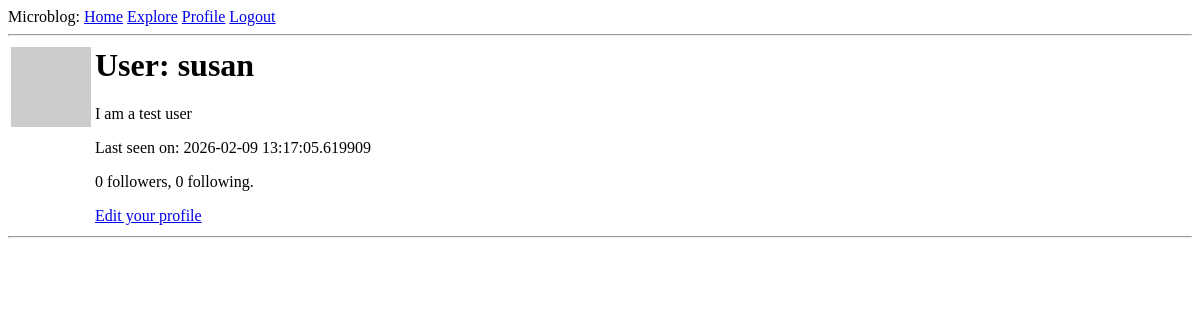
Before: /user/susan (signed in) with the older database file.
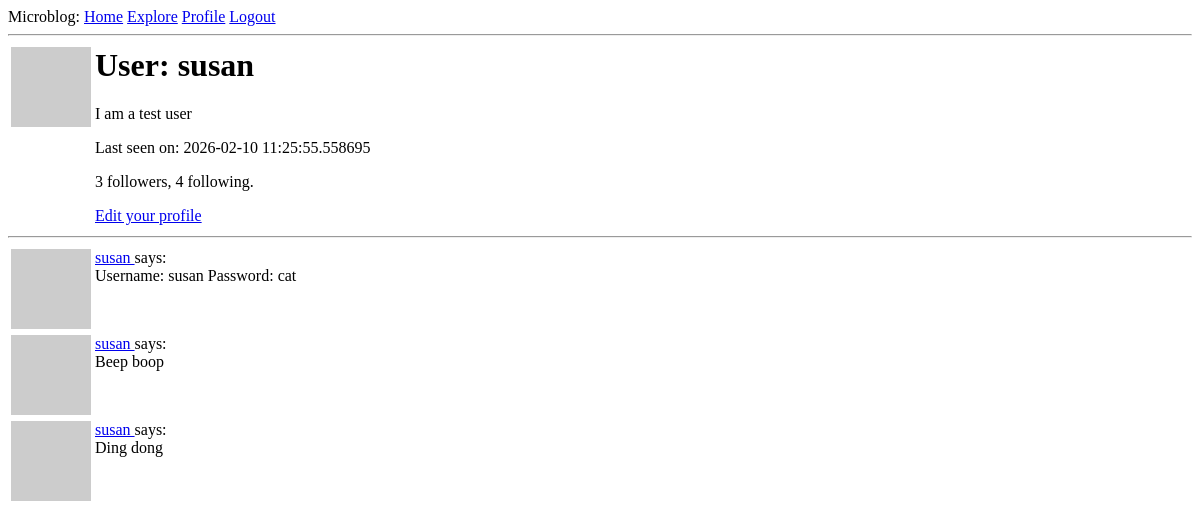
After: the same page with the newer database file.
### app/models.py (models this page shows, shortened)
class User(UserMixin, db.Model):
    id: so.Mapped[int] = so.mapped_column(primary_key=True)
    username: so.Mapped[str] = so.mapped_column(sa.String(64), index=True, unique=True)
    email: so.Mapped[str] = so.mapped_column(sa.String(120), index=True, unique=True)
    password_hash: so.Mapped[Optional[str]] = so.mapped_column(sa.String(256))
    posts: so.WriteOnlyMapped['Post'] = so.relationship(back_populates='author')
    about_me: so.Mapped[Optional[str]] = so.mapped_column(sa.String(140))
    last_seen: so.Mapped[Optional[datetime]] = so.mapped_column(default=lambda: datetime.now(timezone.utc))
    following: so.WriteOnlyMapped['User'] = so.relationship(
        secondary = followers,
        primaryjoin = (followers.c.follower_id == id),
        secondaryjoin = (followers.c.followed_id == id),
        back_populates = 'followers'
    )
    followers: so.WriteOnlyMapped['User'] = so.relationship(
        secondary = followers,
        primaryjoin = (followers.c.followed_id == id),
        secondaryjoin = (followers.c.follower_id == id),
        back_populates = 'following'
    )
    def avatar(self, size):
        digest = md5(self.email.lower().encode('utf-8')).hexdigest()
        return f'https://www.gravatar.com/avatar/{digest}?d=identicon&s={size}'
    def followers_count(self):
        query = sa.select(sa.func.count()).select_from(self.followers.select().subquery())
        return db.session.scalar(query)
    def following_count(self):
        query = sa.select(sa.func.count()).select_from(self.following.select().subquery())
        return db.session.scalar(query)

class Post(db.Model):
    id: so.Mapped[int] = so.mapped_column(primary_key=True)
    body: so.Mapped[str] = so.mapped_column(sa.String(140))
    timestamp: so.Mapped[datetime] = so.mapped_column(index=True, default=lambda: datetime.now(timezone.utc))
    user_id: so.Mapped[int] = so.mapped_column(sa.ForeignKey(User.id), index=True)
    author: so.Mapped[User] = so.relationship(back_populates='posts')

### app/routes.py (the view)
@app.route('/user/<username>')
@login_required
def user(username):
    user = db.first_or_404(sa.select(User).where(User.username == username))
    page = request.args.get('page', 1, type=int)
    query = user.posts.select().order_by(Post.timestamp.desc())
    posts = db.paginate(query, page=page, per_page=app.config['POSTS_PER_PAGE'], error_out=False)
    next_url = url_for('user', username=user.username, page=posts.next_num) if posts.has_next else None
    prev_url = url_for('user', username=user.username, page=posts.prev_num) if posts.has_prev else None
    form = EmptyForm()
    return render_template('user.html', user=user, posts=posts.items, next_url=next_url, prev_url=prev_url, form=form)

### app/models.py (called while the page is built)
@login.user_loader
def load_user(id):
    return db.session.get(User, int(id))

### app/routes.py (called while the page is built)
@app.before_request
def before_request():
    if current_user.is_authenticated:
        current_user.last_seen = datetime.now(timezone.utc)
        db.session.commit()

### app/templates/user.html (shortened to what this page needs)
{% extends "base.html" %}
{% block content %}
    <table>
        <tr valign="top">
            <td>
                <img src="{{ user.avatar(128) }}">
            </td>
            <td>
                <h1>
                    User: {{ user.username }}
                </h1>
                {% if user.about_me %}
                    <p>
                        {{ user.about_me }}
                    </p>
                {% endif %}
                {% if user.last_seen %}
                    <p>
                        Last seen on: {{ user.last_seen }}
                    </p>
                {% endif %}
                <p>
                    {{ user.followers_count() }} followers, {{ user.following_count() }} following.
                </p>
                {% if user == current_user %}
                <p>
                    <a href="{{ url_for('edit_profile') }}">
                        Edit your profile
                    </a>
                </p>
                {% endif %}
            </td>
        </tr>
    </table>
    <hr />
    {% for post in posts %}
        {% include '_post.html' %}
    {% endfor %}
{% endblock %}

### app/templates/_post.html
<table>
    <tr valign="top">
        <td>
            <img src="{{ post.author.avatar(36) }}">
        </td>
        <td>
            <a href="{{ url_for('user', username=post.author.username) }}">
                {{ post.author.username }}
            </a>
            says: <br />{{ post.body }}
        </td>
    </tr>
</table>

Changed rows visible on the page:
changed User "susan": last_seen "2026-02-09 13:17:05.619909" → "2026-02-10 11:25:55.558695"
added Post: author.username "susan", body "Username: susan Password: cat"
added Post: author.username "susan", body "Beep boop"
added Post: author.username "susan", body "Ding dong"
Other visible differences:
{{ user.followers_count() }}: "0" → "3"
{{ user.following_count() }}: "0" → "4"
